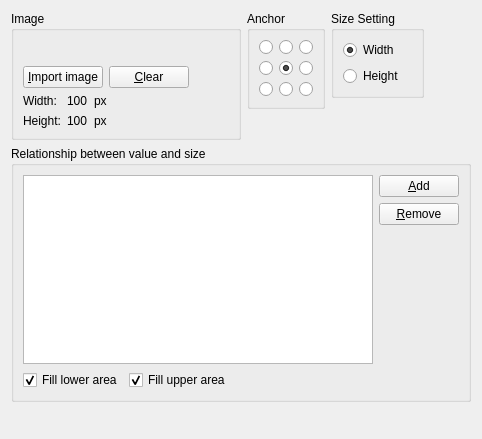
<?xml version="1.0" encoding="UTF-8"?>
<ui version="4.0">
 <class>Post2dWindowParticleImageDataItem_SettingEditWidget</class>
 <widget class="QWidget" name="Post2dWindowParticleImageDataItem_SettingEditWidget">
  <property name="geometry">
   <rect>
    <x>0</x>
    <y>0</y>
    <width>481</width>
    <height>439</height>
   </rect>
  </property>
  <property name="windowTitle">
   <string>Form</string>
  </property>
  <layout class="QVBoxLayout" name="verticalLayout_7" stretch="0,1,0">
   <item>
    <layout class="QHBoxLayout" name="horizontalLayout_8">
     <item>
      <widget class="QGroupBox" name="imageGroupBox">
       <property name="title">
        <string>Image</string>
       </property>
       <layout class="QVBoxLayout" name="verticalLayout_8">
        <item>
         <layout class="QHBoxLayout" name="horizontalLayout_6">
          <item>
           <widget class="QLabel" name="imageLabel">
            <property name="text">
             <string/>
            </property>
           </widget>
          </item>
          <item>
           <spacer name="horizontalSpacer_4">
            <property name="orientation">
             <enum>Qt::Horizontal</enum>
            </property>
            <property name="sizeType">
             <enum>QSizePolicy::Expanding</enum>
            </property>
            <property name="sizeHint" stdset="0">
             <size>
              <width>20</width>
              <height>20</height>
             </size>
            </property>
           </spacer>
          </item>
         </layout>
        </item>
        <item>
         <layout class="QHBoxLayout" name="horizontalLayout_5">
          <item>
           <widget class="QPushButton" name="importImageButton">
            <property name="text">
             <string>&amp;Import image</string>
            </property>
           </widget>
          </item>
          <item>
           <widget class="QPushButton" name="clearImageButton">
            <property name="text">
             <string>&amp;Clear</string>
            </property>
           </widget>
          </item>
          <item>
           <spacer name="horizontalSpacer_5">
            <property name="orientation">
             <enum>Qt::Horizontal</enum>
            </property>
            <property name="sizeHint" stdset="0">
             <size>
              <width>40</width>
              <height>20</height>
             </size>
            </property>
           </spacer>
          </item>
         </layout>
        </item>
        <item>
         <layout class="QHBoxLayout" name="horizontalLayout_7">
          <item>
           <layout class="QGridLayout" name="gridLayout">
            <item row="0" column="0">
             <widget class="QLabel" name="widthLabel">
              <property name="text">
               <string>Width:</string>
              </property>
             </widget>
            </item>
            <item row="0" column="1">
             <widget class="QLabel" name="widthValueLabel">
              <property name="text">
               <string>100</string>
              </property>
             </widget>
            </item>
            <item row="0" column="2">
             <widget class="QLabel" name="widthUnitLabel">
              <property name="text">
               <string>px</string>
              </property>
             </widget>
            </item>
            <item row="1" column="0">
             <widget class="QLabel" name="heightLabel">
              <property name="text">
               <string>Height:</string>
              </property>
             </widget>
            </item>
            <item row="1" column="1">
             <widget class="QLabel" name="heightValueLabel">
              <property name="text">
               <string>100</string>
              </property>
             </widget>
            </item>
            <item row="1" column="2">
             <widget class="QLabel" name="heightUnitLabel">
              <property name="text">
               <string>px</string>
              </property>
             </widget>
            </item>
           </layout>
          </item>
          <item>
           <spacer name="horizontalSpacer_6">
            <property name="orientation">
             <enum>Qt::Horizontal</enum>
            </property>
            <property name="sizeHint" stdset="0">
             <size>
              <width>40</width>
              <height>20</height>
             </size>
            </property>
           </spacer>
          </item>
         </layout>
        </item>
       </layout>
      </widget>
     </item>
     <item>
      <layout class="QVBoxLayout" name="verticalLayout_6">
       <item>
        <widget class="QGroupBox" name="anchorGroupBox">
         <property name="title">
          <string>Anchor</string>
         </property>
         <layout class="QGridLayout" name="gridLayout_2">
          <item row="0" column="0">
           <widget class="QRadioButton" name="anchorTopLeftRadioButton">
            <property name="text">
             <string/>
            </property>
           </widget>
          </item>
          <item row="0" column="1">
           <widget class="QRadioButton" name="anchorTopRadioButton">
            <property name="text">
             <string/>
            </property>
           </widget>
          </item>
          <item row="0" column="2">
           <widget class="QRadioButton" name="anchorTopRightRadioButton">
            <property name="text">
             <string/>
            </property>
           </widget>
          </item>
          <item row="1" column="0">
           <widget class="QRadioButton" name="anchorLeftRadioButton">
            <property name="text">
             <string/>
            </property>
           </widget>
          </item>
          <item row="1" column="1">
           <widget class="QRadioButton" name="anchorCenterRadioButton">
            <property name="text">
             <string/>
            </property>
            <property name="checked">
             <bool>true</bool>
            </property>
           </widget>
          </item>
          <item row="1" column="2">
           <widget class="QRadioButton" name="anchorRightRadioButton">
            <property name="text">
             <string/>
            </property>
           </widget>
          </item>
          <item row="2" column="0">
           <widget class="QRadioButton" name="anchorBottomLeftRadioButton">
            <property name="text">
             <string/>
            </property>
           </widget>
          </item>
          <item row="2" column="1">
           <widget class="QRadioButton" name="anchorBottomRadioButton">
            <property name="text">
             <string/>
            </property>
           </widget>
          </item>
          <item row="2" column="2">
           <widget class="QRadioButton" name="anchorBottomRightRadioButton">
            <property name="text">
             <string/>
            </property>
           </widget>
          </item>
         </layout>
        </widget>
       </item>
       <item>
        <spacer name="verticalSpacer_3">
         <property name="orientation">
          <enum>Qt::Vertical</enum>
         </property>
         <property name="sizeHint" stdset="0">
          <size>
           <width>20</width>
           <height>18</height>
          </size>
         </property>
        </spacer>
       </item>
      </layout>
     </item>
     <item>
      <layout class="QVBoxLayout" name="verticalLayout_5">
       <item>
        <widget class="QGroupBox" name="sizeSettingGroupBox">
         <property name="title">
          <string>Size Setting</string>
         </property>
         <layout class="QVBoxLayout" name="verticalLayout_4">
          <item>
           <widget class="QRadioButton" name="widthRadioButton">
            <property name="text">
             <string>Width</string>
            </property>
            <property name="checked">
             <bool>true</bool>
            </property>
           </widget>
          </item>
          <item>
           <widget class="QRadioButton" name="heightRadioButton">
            <property name="text">
             <string>Height</string>
            </property>
           </widget>
          </item>
         </layout>
        </widget>
       </item>
       <item>
        <spacer name="verticalSpacer_2">
         <property name="orientation">
          <enum>Qt::Vertical</enum>
         </property>
         <property name="sizeHint" stdset="0">
          <size>
           <width>20</width>
           <height>40</height>
          </size>
         </property>
        </spacer>
       </item>
      </layout>
     </item>
     <item>
      <spacer name="horizontalSpacer_7">
       <property name="orientation">
        <enum>Qt::Horizontal</enum>
       </property>
       <property name="sizeHint" stdset="0">
        <size>
         <width>17</width>
         <height>20</height>
        </size>
       </property>
      </spacer>
     </item>
    </layout>
   </item>
   <item>
    <layout class="QHBoxLayout" name="horizontalLayout">
     <item>
      <widget class="QGroupBox" name="colorsGroupBox">
       <property name="title">
        <string>Relationship between value and size</string>
       </property>
       <layout class="QVBoxLayout" name="verticalLayout_3">
        <item>
         <layout class="QHBoxLayout" name="horizontalLayout_3">
          <item>
           <widget class="QTableView" name="sizesTableView">
            <property name="enabled">
             <bool>true</bool>
            </property>
            <property name="minimumSize">
             <size>
              <width>350</width>
              <height>0</height>
             </size>
            </property>
            <property name="editTriggers">
             <set>QAbstractItemView::AllEditTriggers</set>
            </property>
            <property name="selectionMode">
             <enum>QAbstractItemView::ContiguousSelection</enum>
            </property>
            <property name="selectionBehavior">
             <enum>QAbstractItemView::SelectRows</enum>
            </property>
           </widget>
          </item>
          <item>
           <layout class="QVBoxLayout" name="verticalLayout_2">
            <item>
             <widget class="QPushButton" name="addButton">
              <property name="text">
               <string>&amp;Add</string>
              </property>
             </widget>
            </item>
            <item>
             <widget class="QPushButton" name="removeButton">
              <property name="text">
               <string>&amp;Remove</string>
              </property>
             </widget>
            </item>
            <item>
             <spacer name="verticalSpacer">
              <property name="orientation">
               <enum>Qt::Vertical</enum>
              </property>
              <property name="sizeHint" stdset="0">
               <size>
                <width>20</width>
                <height>17</height>
               </size>
              </property>
             </spacer>
            </item>
           </layout>
          </item>
         </layout>
        </item>
        <item>
         <layout class="QHBoxLayout" name="horizontalLayout_2">
          <item>
           <widget class="QCheckBox" name="fillLowerCheckBox">
            <property name="text">
             <string>Fill lower area</string>
            </property>
            <property name="checked">
             <bool>true</bool>
            </property>
           </widget>
          </item>
          <item>
           <widget class="QCheckBox" name="fillUpperCheckBox">
            <property name="text">
             <string>Fill upper area</string>
            </property>
            <property name="checked">
             <bool>true</bool>
            </property>
           </widget>
          </item>
          <item>
           <spacer name="horizontalSpacer_2">
            <property name="orientation">
             <enum>Qt::Horizontal</enum>
            </property>
            <property name="sizeHint" stdset="0">
             <size>
              <width>40</width>
              <height>20</height>
             </size>
            </property>
           </spacer>
          </item>
         </layout>
        </item>
       </layout>
      </widget>
     </item>
     <item>
      <spacer name="horizontalSpacer">
       <property name="orientation">
        <enum>Qt::Horizontal</enum>
       </property>
       <property name="sizeHint" stdset="0">
        <size>
         <width>40</width>
         <height>20</height>
        </size>
       </property>
      </spacer>
     </item>
    </layout>
   </item>
   <item>
    <layout class="QHBoxLayout" name="horizontalLayout_4" stretch="0,1">
     <item>
      <widget class="TransparencyWidget" name="opacityWidget" native="true"/>
     </item>
     <item>
      <spacer name="horizontalSpacer_3">
       <property name="orientation">
        <enum>Qt::Horizontal</enum>
       </property>
       <property name="sizeHint" stdset="0">
        <size>
         <width>40</width>
         <height>20</height>
        </size>
       </property>
      </spacer>
     </item>
    </layout>
   </item>
  </layout>
 </widget>
 <customwidgets>
  <customwidget>
   <class>TransparencyWidget</class>
   <extends>QWidget</extends>
   <header>guibase/widget/transparencywidget.h</header>
   <container>1</container>
  </customwidget>
 </customwidgets>
 <resources/>
 <connections/>
</ui>
